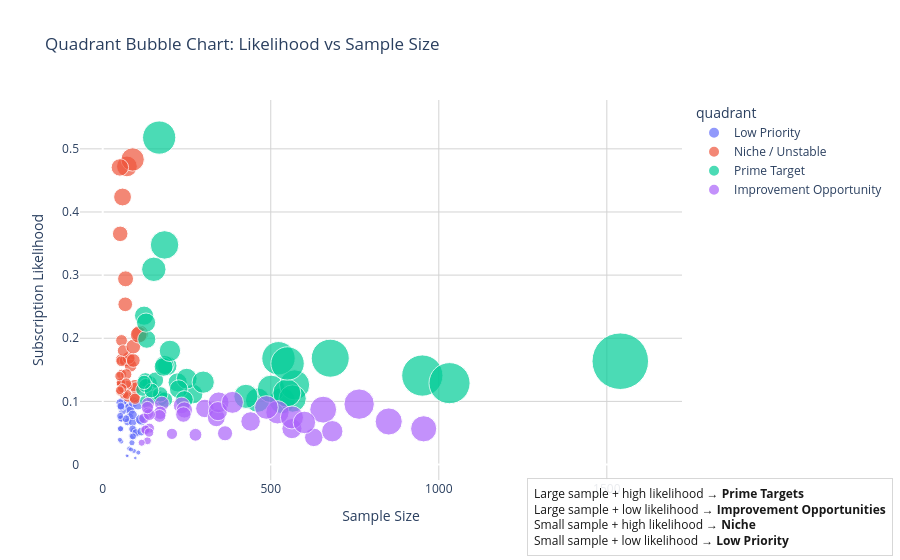
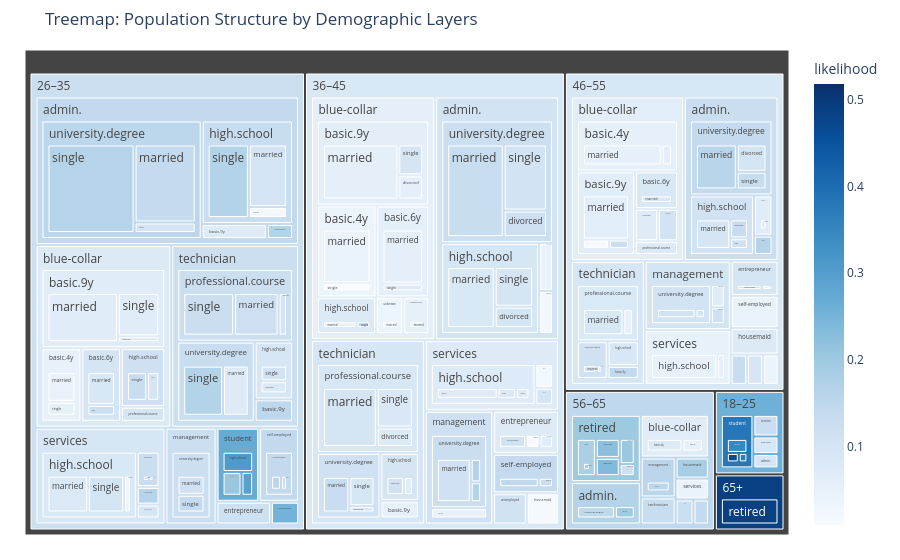
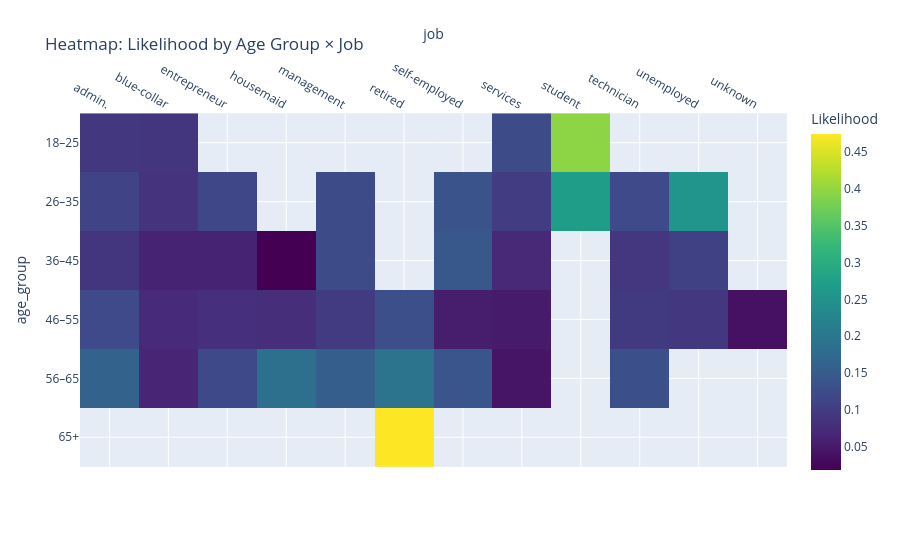

Source (notebook cell) for these figures, in order:
### Code cell
import plotly.express as px
import plotly.graph_objects as go
import pandas as pd
import numpy as np

# ---------------------------------------------------------
# 1. QUADRANT BUBBLE CHART (Likelihood vs Sample Size)
# ---------------------------------------------------------

fig1 = px.scatter(
    segment,
    x="sample_size",
    y="likelihood",
    size="volume",
    color="quadrant",
    hover_data=["age_group", "job", "education", "marital", "priority_score"],
    title="Quadrant Bubble Chart: Likelihood vs Sample Size",
    labels={"sample_size": "Sample Size", "likelihood": "Subscription Likelihood"},
    size_max=40
)

fig1.update_layout(
    plot_bgcolor="white",
    xaxis=dict(showgrid=True, gridcolor="lightgrey"),
    yaxis=dict(showgrid=True, gridcolor="lightgrey")
)
fig1.add_annotation(
    x=1.35, y=-0.20, xref="paper", yref="paper",
    text=(
        "Large sample + high likelihood → <b>Prime Targets</b><br>"
        "Large sample + low likelihood → <b>Improvement Opportunities</b><br>"
        "Small sample + high likelihood → <b>Niche</b><br>"
        "Small sample + low likelihood → <b>Low Priority</b>"
    ),
    showarrow=False,
    align="left",
    font=dict(size=12, color="black"),
    bordercolor="lightgrey",
    borderwidth=1,
    borderpad=6,
    bgcolor="white",
    opacity=0.9
)


fig1.show()


# ---------------------------------------------------------
# 2. TREEMAP (Population Structure by 4 Demographics)
# ---------------------------------------------------------

fig2 = px.treemap(
    segment,
    path=["age_group", "job", "education", "marital"],
    values="sample_size",
    color="likelihood",
    color_continuous_scale="Blues",
    title="Treemap: Population Structure by Demographic Layers"
)

fig2.update_layout(margin=dict(t=50, l=25, r=25, b=25))
fig2.show()


# ---------------------------------------------------------
# 3. HEATMAPS (Pairwise Interactions)
# ---------------------------------------------------------

# Age × Job likelihood heatmap
heat_age_job = segment.groupby(["age_group", "job"])["likelihood"].mean().reset_index()
pivot_age_job = heat_age_job.pivot(index="age_group", columns="job", values="likelihood")

fig3 = px.imshow(
    pivot_age_job,
    color_continuous_scale="Viridis",
    title="Heatmap: Likelihood by Age Group × Job",
    labels=dict(color="Likelihood")
)

fig3.update_layout(xaxis=dict(side="top"))
fig3.show()


# Education × Job likelihood heatmap
heat_edu_job = segment.groupby(["education", "job"])["likelihood"].mean().reset_index()
pivot_edu_job = heat_edu_job.pivot(index="education", columns="job", values="likelihood")

fig4 = px.imshow(
    pivot_edu_job,
    color_continuous_scale="Viridis",
    title="Heatmap: Likelihood by Education × Job",
    labels=dict(color="Likelihood")
)

fig4.update_layout(xaxis=dict(side="top"))
fig4.show()


# ---------------------------------------------------------
# 4. TOP PRIME TARGET SEGMENTS (Ranked Bar Chart)
# ---------------------------------------------------------

top_prime = (
    segment[segment["quadrant"] == "Prime Target"]
    .sort_values("priority_score", ascending=False)
    .head(12)
)

top_prime["segment_label"] = (
    top_prime["age_group"].astype(str) + " | " +
    top_prime["job"].astype(str) + " | " +
    top_prime["education"].astype(str) + " | " +
    top_prime["marital"].astype(str)
)

fig5 = px.bar(
    top_prime,
    x="priority_score",
    y="segment_label",
    color="likelihood",
    orientation="h",
    color_continuous_scale="Greens",
    title="Top Prime Target Segments (Ranked by Priority Score)",
    labels={"priority_score": "Priority Score", "segment_label": "Segment"}
)

fig5.update_layout(yaxis=dict(categoryorder="total ascending"))

fig5.add_annotation(
    x=1, y=0, xref="paper", yref="paper",
    text=(
        "<b>Priority Score Formula</b><br>"
        "Likelihood × log(sample size + 1)<br><br>"
        "<b>Factors considered:</b><br>"
        "• Subscription likelihood<br>"
        "• Segment sample size<br>"
        "*Higher for segments with both responsive and large"
    ),
    showarrow=False,
    align="left",
    font=dict(size=12, color="black"),
    bordercolor="lightgrey",
    borderwidth=1,
    borderpad=6,
    bgcolor="white",
    opacity=0.9
)


fig5.show()

# Remarks:
# Volume affects likelihood --> affect priority score
# Sample size affect log term --> affect priority score
# Log term <> the reason volume is included

### Figure 1 — Plotly figure (JSON) as saved in the notebook; plotly's stock layout.template omitted (floating-point values rounded to 4 significant figures; data arrays with more than 128 entries replaced by an {"elided": "..."} marker saying what was removed)
{"data": [{"customdata": {"elided": "40x5 mixed values"}, "hovertemplate": "quadrant=Low Priority<br>Sample Size=%{x}<br>Subscription Likelihood=%{y}<br>volume=%{marker.size}<br>age_group=%{customdata[0]}<br>job=%{customdata[1]}<br>education=%{customdata[2]}<br>marital=%{customdata[3]}<br>priority_score=%{customdata[4]}<extra></extra>", "legendgroup": "Low Priority", "marker": {"color": "#636efa", "size": [6, 7, 3, 7, 2, 5, 9, 4, 3, 5, 2, 4, 1, 6, 1, 5, 2, 5, 6, 2, 5, 6, 5, 4, 8, 5, 1, 7, 8, 2, 5, 10, 4, 3, 5, 6, 5, 5, 2, 4], "sizemode": "area", "sizeref": 0.1575, "symbol": "circle"}, "mode": "markers", "name": "Low Priority", "orientation": "v", "showlegend": true, "type": "scatter", "x": [64, 78, 53, 82, 93, 59, 91, 55, 87, 53, 79, 88, 97, 80, 75, 74, 106, 101, 60, 84, 94, 89, 51, 55, 115, 89, 72, 89, 112, 55, 69, 105, 52, 53, 99, 115, 55, 54, 51, 90], "xaxis": "x", "y": [0.09375, 0.08974, 0.0566, 0.08537, 0.02151, 0.08475, 0.0989, 0.07273, 0.03448, 0.09434, 0.02532, 0.04545, 0.01031, 0.075, 0.01333, 0.06757, 0.01887, 0.0495, 0.1, 0.02381, 0.05319, 0.06742, 0.09804, 0.07273, 0.06957, 0.05618, 0.01389, 0.07865, 0.07143, 0.03636, 0.07246, 0.09524, 0.07692, 0.0566, 0.05051, 0.05217, 0.09091, 0.09259, 0.03922, 0.04444], "yaxis": "y"}, {"customdata": {"elided": "37x5 mixed values"}, "hovertemplate": "quadrant=Niche / Unstable<br>Sample Size=%{x}<br>Subscription Likelihood=%{y}<br>volume=%{marker.size}<br>age_group=%{customdata[0]}<br>job=%{customdata[1]}<br>education=%{customdata[2]}<br>marital=%{customdata[3]}<br>priority_score=%{customdata[4]}<extra></extra>", "legendgroup": "Niche / Unstable", "marker": {"color": "#EF553B", "size": [12, 19, 34, 9, 12, 8, 7, 13, 11, 23, 20, 7, 11, 10, 17, 13, 13, 15, 9, 11, 8, 8, 9, 7, 10, 6, 7, 10, 9, 7, 17, 6, 22, 7, 43, 24, 25], "sizemode": "area", "sizeref": 0.1575, "symbol": "circle"}, "mode": "markers", "name": "Niche / Unstable", "orientation": "v", "showlegend": true, "type": "scatter", "x": [96, 52, 72, 54, 99, 75, 55, 79, 67, 111, 68, 63, 56, 94, 67, 83, 77, 91, 72, 61, 56, 72, 55, 55, 96, 52, 54, 70, 70, 58, 91, 51, 107, 50, 89, 51, 59], "xaxis": "x", "y": [0.125, 0.3654, 0.4722, 0.1667, 0.1212, 0.1067, 0.1273, 0.1646, 0.1642, 0.2072, 0.2941, 0.1111, 0.1964, 0.1064, 0.2537, 0.1566, 0.1688, 0.1648, 0.125, 0.1803, 0.1429, 0.1111, 0.1636, 0.1273, 0.1042, 0.1154, 0.1296, 0.1429, 0.1286, 0.1207, 0.1868, 0.1176, 0.2056, 0.14, 0.4831, 0.4706, 0.4237], "yaxis": "y"}, {"customdata": {"elided": "41x5 mixed values"}, "hovertemplate": "quadrant=Prime Target<br>Sample Size=%{x}<br>Subscription Likelihood=%{y}<br>volume=%{marker.size}<br>age_group=%{customdata[0]}<br>job=%{customdata[1]}<br>education=%{customdata[2]}<br>marital=%{customdata[3]}<br>priority_score=%{customdata[4]}<extra></extra>", "legendgroup": "Prime Target", "marker": {"color": "#00cc96", "size": [64, 54, 114, 13, 134, 252, 29, 30, 34, 14, 30, 47, 47, 18, 60, 72, 88, 19, 27, 133, 59, 16, 62, 18, 19, 39, 17, 25, 88, 21, 16, 46, 17, 26, 29, 28, 36, 29, 29, 16, 87], "sizemode": "area", "sizeref": 0.1575, "symbol": "circle"}, "mode": "markers", "name": "Prime Target", "orientation": "v", "showlegend": true, "type": "scatter", "x": [184, 534, 677, 129, 951, 1540, 223, 269, 250, 118, 192, 461, 152, 172, 501, 571, 523, 185, 226, 1032, 565, 149, 548, 140, 171, 299, 127, 243, 550, 157, 128, 426, 145, 131, 184, 181, 200, 123, 129, 123, 168], "xaxis": "x", "y": [0.3478, 0.1011, 0.1684, 0.1008, 0.1409, 0.1636, 0.13, 0.1115, 0.136, 0.1186, 0.1562, 0.102, 0.3092, 0.1047, 0.1198, 0.1261, 0.1683, 0.1027, 0.1195, 0.1289, 0.1044, 0.1074, 0.1131, 0.1286, 0.1111, 0.1304, 0.1339, 0.1029, 0.16, 0.1338, 0.125, 0.108, 0.1172, 0.1985, 0.1576, 0.1547, 0.18, 0.2358, 0.2248, 0.1301, 0.5179], "yaxis": "y"}, {"customdata": {"elided": "37x5 mixed values"}, "hovertemplate": "quadrant=Improvement Opportunity<br>Sample Size=%{x}<br>Subscription Likelihood=%{y}<br>volume=%{marker.size}<br>age_group=%{customdata[0]}<br>job=%{customdata[1]}<br>education=%{customdata[2]}<br>marital=%{customdata[3]}<br>priority_score=%{customdata[4]}<extra></extra>", "legendgroup": "Improvement Opportunity", "marker": {"color": "#ab63fa", "size": [13, 7, 27, 58, 30, 13, 43, 11, 25, 57, 34, 27, 32, 8, 54, 17, 10, 7, 5, 9, 42, 14, 13, 73, 29, 22, 38, 36, 21, 40, 11, 4, 18, 12, 44, 19, 7], "sizemode": "area", "sizeref": 0.1575, "symbol": "circle"}, "mode": "markers", "name": "Improvement Opportunity", "orientation": "v", "showlegend": true, "type": "scatter", "x": [276, 129, 304, 851, 440, 135, 520, 135, 338, 656, 345, 628, 563, 139, 955, 176, 206, 127, 133, 123, 563, 171, 169, 763, 343, 235, 386, 683, 243, 600, 139, 116, 364, 133, 487, 240, 138], "xaxis": "x", "y": [0.0471, 0.05426, 0.08882, 0.06816, 0.06818, 0.0963, 0.08269, 0.08148, 0.07396, 0.08689, 0.09855, 0.04299, 0.05684, 0.05755, 0.05654, 0.09659, 0.04854, 0.05512, 0.03759, 0.07317, 0.0746, 0.08187, 0.07692, 0.09567, 0.08455, 0.09362, 0.09845, 0.05271, 0.08642, 0.06667, 0.07914, 0.03448, 0.04945, 0.09023, 0.09035, 0.07917, 0.05072], "yaxis": "y"}], "layout": {"annotations": [{"align": "left", "bgcolor": "white", "bordercolor": "lightgrey", "borderpad": 6, "borderwidth": 1, "font": {"color": "black", "size": 12}, "opacity": 0.9, "showarrow": false, "text": "Large sample + high likelihood → <b>Prime Targets</b><br>Large sample + low likelihood → <b>Improvement Opportunities</b><br>Small sample + high likelihood → <b>Niche</b><br>Small sample + low likelihood → <b>Low Priority</b>", "x": 1.35, "xref": "paper", "y": -0.2, "yref": "paper"}], "legend": {"itemsizing": "constant", "title": {"text": "quadrant"}, "tracegroupgap": 0}, "plot_bgcolor": "white", "title": {"text": "Quadrant Bubble Chart: Likelihood vs Sample Size"}, "xaxis": {"anchor": "y", "domain": [0, 1], "gridcolor": "lightgrey", "showgrid": true, "title": {"text": "Sample Size"}}, "yaxis": {"anchor": "x", "domain": [0, 1], "gridcolor": "lightgrey", "showgrid": true, "title": {"text": "Subscription Likelihood"}}}}

### Figure 2 — Plotly figure (JSON) as saved in the notebook; plotly's stock layout.template omitted (floating-point values rounded to 4 significant figures; data arrays with more than 128 entries replaced by an {"elided": "..."} marker saying what was removed)
{"data": [{"branchvalues": "total", "customdata": {"elided": "306x1 float values"}, "domain": {"x": [0, 1], "y": [0, 1]}, "hovertemplate": "labels=%{label}<br>sample_size=%{value}<br>parent=%{parent}<br>id=%{id}<br>likelihood=%{color}<extra></extra>", "ids": {"elided": "306 str values"}, "labels": {"elided": "306 str values"}, "marker": {"coloraxis": "coloraxis", "colors": {"elided": "306 float values"}}, "name": "", "parents": {"elided": "306 str values"}, "type": "treemap", "values": {"elided": "306 float values"}}], "layout": {"coloraxis": {"colorbar": {"title": {"text": "likelihood"}}, "colorscale": [[0, "rgb(247,251,255)"], [0.125, "rgb(222,235,247)"], [0.25, "rgb(198,219,239)"], [0.375, "rgb(158,202,225)"], [0.5, "rgb(107,174,214)"], [0.625, "rgb(66,146,198)"], [0.75, "rgb(33,113,181)"], [0.875, "rgb(8,81,156)"], [1, "rgb(8,48,107)"]]}, "legend": {"tracegroupgap": 0}, "margin": {"b": 25, "l": 25, "r": 25, "t": 50}, "title": {"text": "Treemap: Population Structure by Demographic Layers"}}}

### Figure 3 — Plotly figure (JSON) as saved in the notebook; plotly's stock layout.template omitted (floating-point values rounded to 4 significant figures)
{"data": [{"coloraxis": "coloraxis", "hovertemplate": "job: %{x}<br>age_group: %{y}<br>Likelihood: %{z}<extra></extra>", "name": "0", "type": "heatmap", "x": ["admin.", "blue-collar", "entrepreneur", "housemaid", "management", "retired", "self-employed", "services", "student", "technician", "unemployed", "unknown"], "xaxis": "x", "y": ["18–25", "26–35", "36–45", "46–55", "56–65", "65+"], "yaxis": "y", "z": [[0.09375, 0.08974, NaN, NaN, NaN, NaN, NaN, 0.125, 0.3951, NaN, NaN, NaN], [0.1117, 0.08577, 0.117, NaN, 0.1238, NaN, 0.1374, 0.1021, 0.2702, 0.1209, 0.2537, NaN], [0.08896, 0.06306, 0.06276, 0.01887, 0.1241, NaN, 0.1446, 0.07069, NaN, 0.09011, 0.1078, NaN], [0.1217, 0.07304, 0.08068, 0.07914, 0.09777, 0.1296, 0.0557, 0.05219, NaN, 0.09729, 0.09259, 0.03922], [0.1616, 0.06495, 0.1207, 0.1868, 0.1547, 0.1928, 0.14, 0.04444, NaN, 0.1301, NaN, NaN], [NaN, NaN, NaN, NaN, NaN, 0.4738, NaN, NaN, NaN, NaN, NaN, NaN]]}], "layout": {"coloraxis": {"colorbar": {"title": {"text": "Likelihood"}}, "colorscale": [[0, "#440154"], [0.1111, "#482878"], [0.2222, "#3e4989"], [0.3333, "#31688e"], [0.4444, "#26828e"], [0.5556, "#1f9e89"], [0.6667, "#35b779"], [0.7778, "#6ece58"], [0.8889, "#b5de2b"], [1, "#fde725"]]}, "title": {"text": "Heatmap: Likelihood by Age Group × Job"}, "xaxis": {"anchor": "y", "constrain": "domain", "domain": [0, 1], "scaleanchor": "y", "side": "top", "title": {"text": "job"}}, "yaxis": {"anchor": "x", "autorange": "reversed", "constrain": "domain", "domain": [0, 1], "title": {"text": "age_group"}}}}
